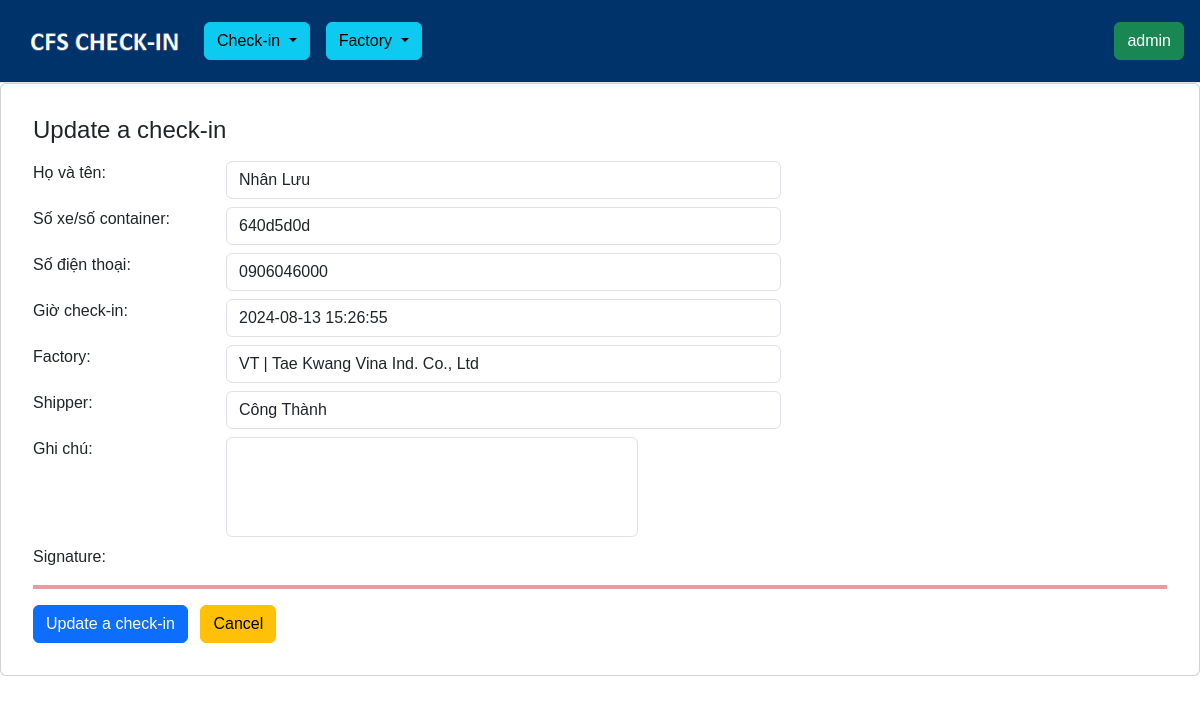
Page /checkin/update/3/ (signed in) on the earlier database version.
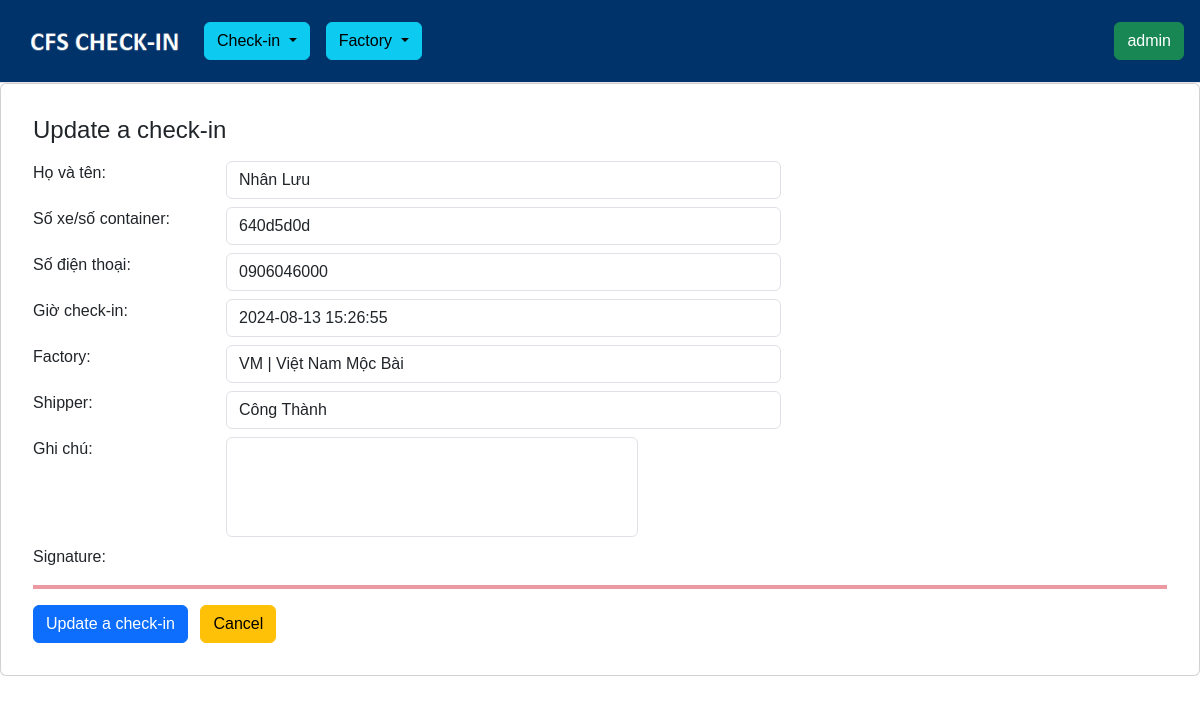
Same page on the later database version.
### checkin/models.py (models this page shows, shortened)
class Checkin(models.Model):
    driver_name = models.CharField("Họ và tên", max_length=32)
    truck_number = models.CharField("Số xe/số container", max_length=32)
    phone_number = models.CharField("Số điện thoại", max_length=32)
    checkin_time = models.DateTimeField("Giờ check-in", default=timezone.localtime)
    factory = models.ForeignKey(Factory, blank=True, null=True, on_delete=models.SET_NULL)
    shipper = models.CharField("Shipper", max_length=100, blank=True, null=True)
    remark = models.TextField("Ghi chú", max_length=1024, blank=True, null=True)
    signature = models.TextField(blank=True, null=True)

### checkin/views.py (the view)
# urls.py: path("update/<int:pk>/", login_required(views.CheckinUpdate.as_view(),login_url='users:login'), name="checkin-update"),
class CheckinUpdate(generic.UpdateView, LoginRequiredMixin):
    model = Checkin
    template_name = 'checkin-update.html'
    form_class = CheckinForm
    success_message = "Updated successfully!"
    success_url = reverse_lazy('checkin:checkin-view')

### checkin/forms.py
class CheckinForm(ModelForm):
    signature = forms.CharField(widget=forms.HiddenInput(), required=False)
    def __init__(self, *args, **kwargs):
        super(CheckinForm, self).__init__(*args, **kwargs)
        for visible in self.visible_fields():
            visible.field.widget.attrs['class'] = 'form-control'
    class Meta:
        model = Checkin
        fields = "__all__"

### factory/models.py (called while the page is built)
    def __str__(self):
        return f"{self.factory_code} | {self.factory_name}"

### checkin/templates/checkin-update.html (shortened to what this page needs)
{% extends 'base.html' %}
{% block content %}
    <div class="card p-3">
        <div class="card-body">
            <h4 class="mb-3">Update a check-in</h4>
            {% include "form.html" with form_name="Update a check-in" %}
        </div>
    </div>
{% endblock content %}

### templates/form.html (shortened to what this page needs)
<form method="POST" action="">
    {% for field in form %}
    <div class="mb-2 row">
      <div class="col-sm-2">
        {{ field.label_tag }}
      </div>
      <div class="col-sm-10 col-md-8 col-lg-6">
        {{ field }}
      </div>
    </div>
    {% endfor %}
      <hr class="border border-danger border-2 opacity-50">
    <button type="submit" class="btn btn-primary">{{ form_name }}</button>
    <a href="{{ request.META.HTTP_REFERER }}" class="btn btn-warning mx-2">Cancel</a>
  </form>

Differences in the rows shown:
changed Checkin "Nhân Lưu": factory "VT | Tae Kwang Vina Ind. Co., Ltd" → "VM | Việt Nam Mộc Bài"
